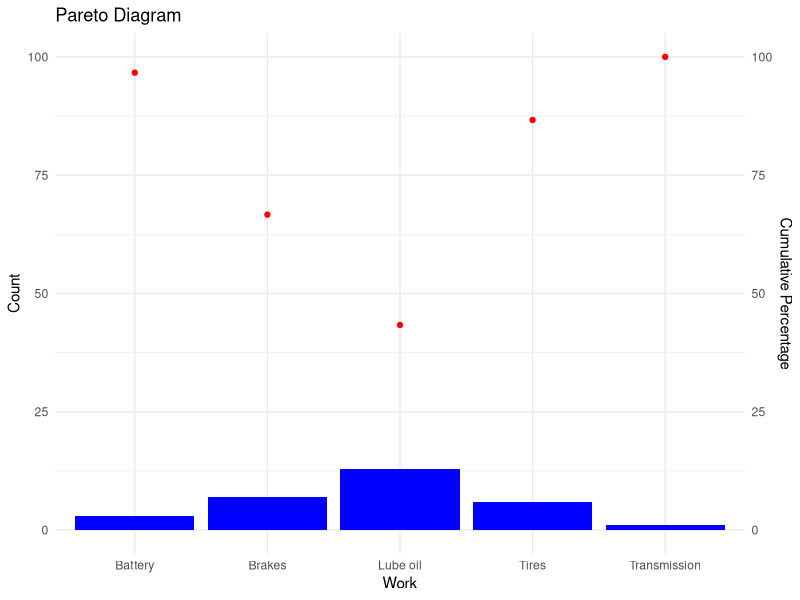

Reproduce this figure in R.
library(ggplot2)

# Car repair shop data
data <- data.frame(
   Ticket_No = c(1:30),
   Work = c(
      "Tires", "Lube oil", "Tires", "Battery", "Lube oil",
      "Lube oil", "Lube oil", "Brakes", "Lube oil", "Tires",
      "Brakes", "Lube oil", "Battery", "Lube oil", "Lube oil",
      "Tires", "Lube oil", "Brakes", "Tires", "Brakes",
      "Lube oil", "Brakes", "Lube oil", "Transmission", "Brakes",
      "Lube oil", "Battery", "Lube oil", "Brakes", "Tires"
   )
)

# Count the occurrences of each work type
work_counts <- table(data$Work)

# Create the check sheet
check_sheet <- data.frame(Work = names(work_counts), Count = as.vector(work_counts))
check_sheet <- check_sheet[order(check_sheet$Count, decreasing = TRUE), ]

# Compute the cumulative percentage
check_sheet$Cumulative_Percentage <- cumsum(check_sheet$Count) / sum(check_sheet$Count) * 100

# Create the Pareto diagram
ggplot(check_sheet, aes(x = Work, y = Count)) +
   geom_bar(stat = "identity", fill = "blue") +
   geom_line(aes(y = Cumulative_Percentage), color = "red") +
   geom_point(aes(y = Cumulative_Percentage), color = "red") +
   scale_y_continuous(sec.axis = sec_axis(~./max(check_sheet$Cumulative_Percentage) * 100, name = "Cumulative Percentage")) +
   labs(x = "Work", y = "Count", title = "Pareto Diagram") +
   theme_minimal()

# Print the check sheet
print(check_sheet)
